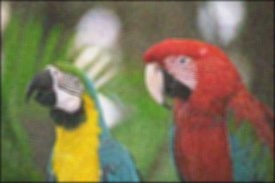
#> input picture point Processing/blurred_image.jpg, 275 x 183 px, found by its file name
$ python pointprocessing1.py
#> lines starting #> are read from the running program, lines starting #| are printed output that depends on the picture
from PIL import Image

#load the image using PIL
def load_image(file_path):
#> called with file_path = 'point Processing/blurred_image.jpg'
    image = Image.open(file_path)
#> image is the input picture: PIL image 275x183 RGB; mean R, G, B 124.9, 115, 85.3
    image = image.convert('RGB')
    return image

# Display the image
def show_image(image, title):
    image.show(title=title)

# Function to darken an image
def darken(image, value=128):
    # Point processing: decrease brightness of each pixel
#> called with value = 128
    darkened_image = image.point(lambda p:max(0, p - value))
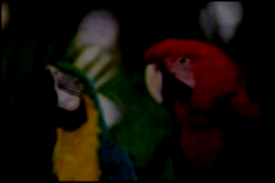
#> darkened_image: PIL image 275x183 RGB; mean R, G, B 19, 13.2, 7.4
    return darkened_image

def lighten(image, value=128):
    # Point processing: decrease brightness of each pixel
#> called with value = 128
    lightened_image  = image.point(lambda p:min(255, p + value))
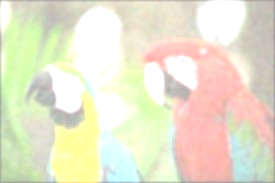
#> lightened_image: PIL image 275x183 RGB; mean R, G, B 233.5, 229.5, 205.8
    return lightened_image

# Function to invert an image
def invert(image):
    # Point processing: invert each pixel (255 - pixel value)
    inverted_image = image.point(lambda p: 255 - p)
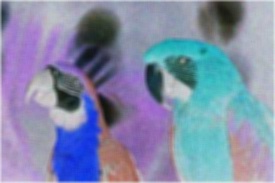
#> inverted_image: PIL image 275x183 RGB; mean R, G, B 130.1, 140, 169.7
    return inverted_image

# Example usage:
image_path = 'point Processing/blurred_image.jpg'  # Replace with the path to your image

# Load the image
original_image = load_image(image_path)

# Perform operations
darkened_image = darken(original_image)
lightened_image = lighten(original_image)
inverted_image = invert(original_image)

# Show the results (if using an environment where image display is possible)
show_image(darkened_image, title="Darkened Image")
show_image(lightened_image, title="Lightened Image")
show_image(inverted_image, title="Inverted Image")

# Save the results if needed
darkened_image.save('darkened_image.jpg')
lightened_image.save('lightened_image.jpg')
inverted_image.save('inverted_image.jpg')
